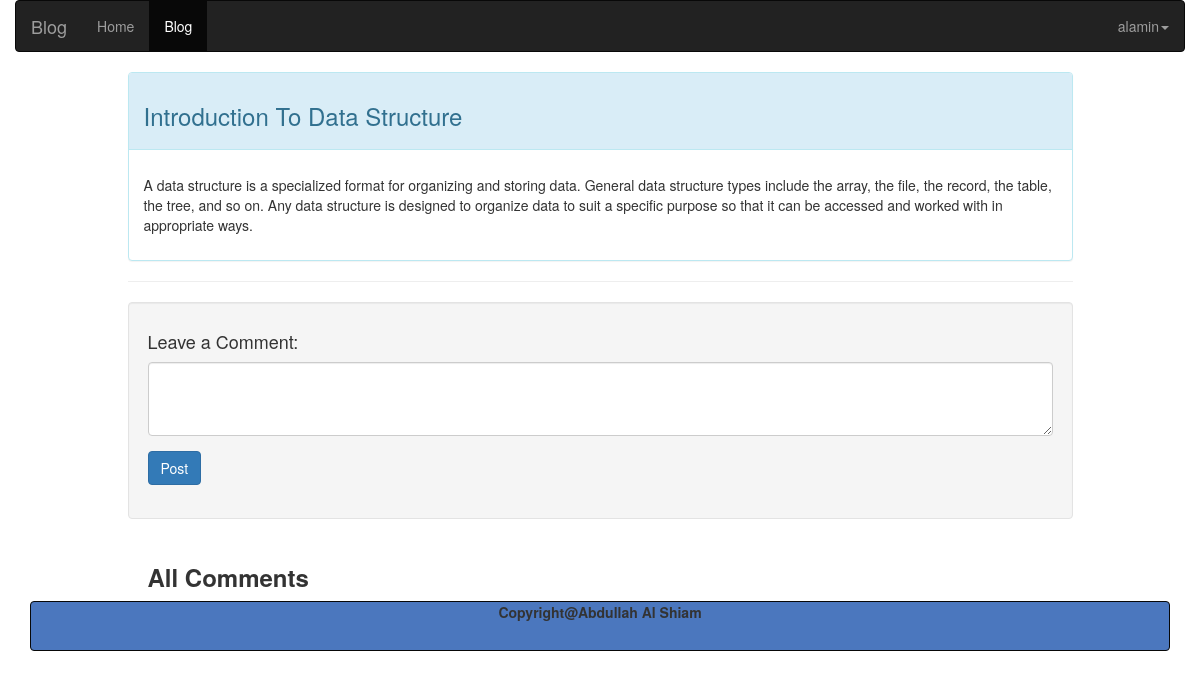
Page /?controller=posts&action=show&id=10 (signed in) on the earlier database version.
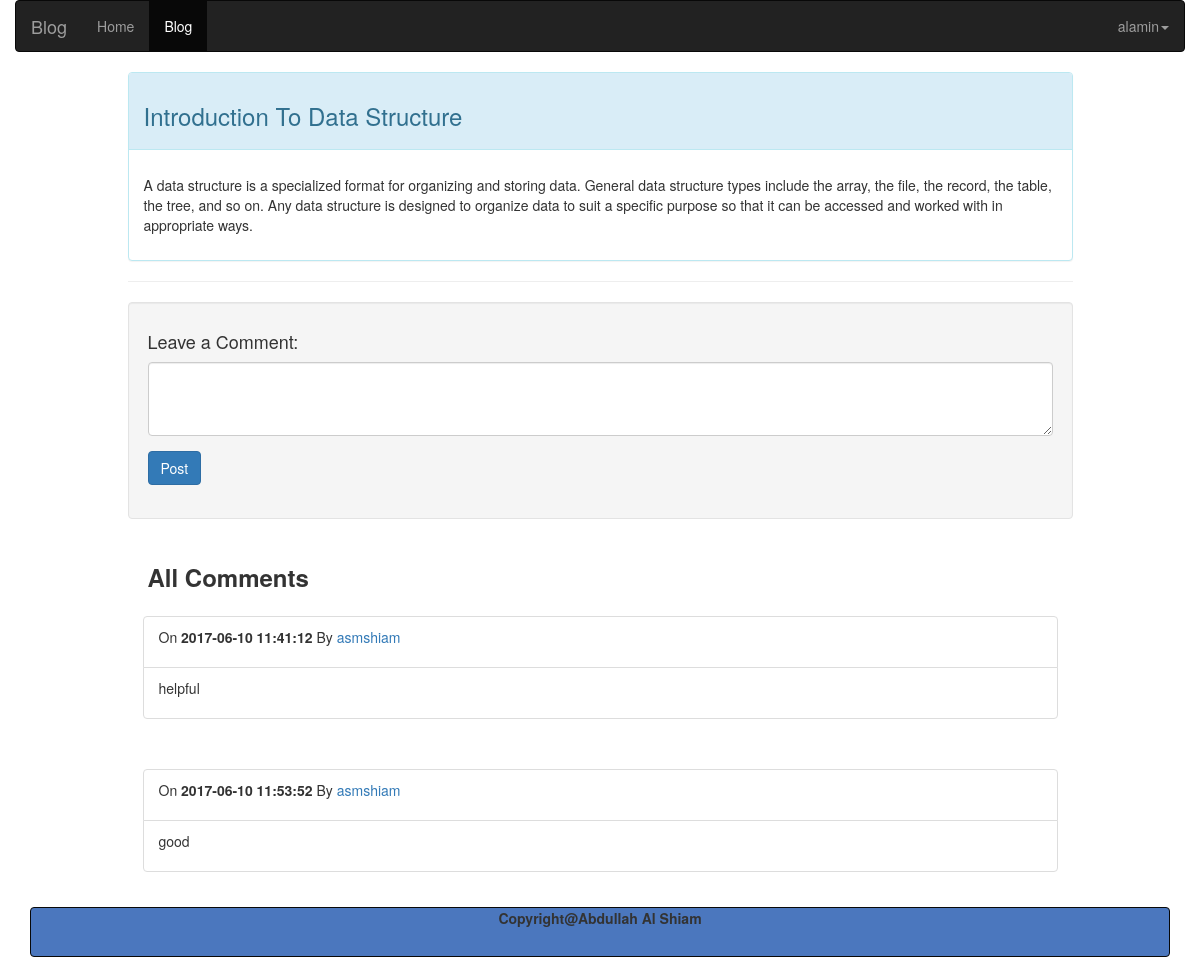
Same page on the later database version.
### tables this page shows
CREATE TABLE `comments` (
  `id` int(50) NOT NULL,
  `post_id` int(30) NOT NULL,
  `user_id` int(30) NOT NULL,
  `body` text NOT NULL,
  `created_date` datetime NOT NULL
);

CREATE TABLE `user` (
  `user_id` int(11) NOT NULL,
  `user_name` varchar(45) NOT NULL,
  `email` varchar(45) NOT NULL,
  `password` varchar(45) NOT NULL,
  `created_date` datetime NOT NULL
);

### controllers/posts_controller.php (called while the page is built, shortened)
<?php
  class PostsController {
    public function show() {
      $post = Model::find($_GET['id']);
      require_once('views/posts/show.php');
    }
  }
?>

### index.php (called while the page is built, shortened)
<?php
  require_once('views/layout.php');
?>

### models/model.php (called while the page is built, shortened)
<?php
  class Model {
    public static function find($id) {
      $db = mysqli_connect("localhost", "root", "", "simple_blog");
       $result =mysqli_query($db,"SELECT * FROM posts WHERE id='$id' ");
     if (mysqli_num_rows($result) == 0) {
        $message="There is no posts available";
    }
    else {
       $row = mysqli_fetch_assoc($result);
      return $row;
      }
    }
   public static function getUserNameByUserId($user_id)
  {
    $db = mysqli_connect("localhost", "root", "", "simple_blog");
    $sql = "SELECT user_name FROM `user` WHERE `user_id`='{$user_id}'";
    $result = mysqli_query($db, $sql);
       if (mysqli_num_rows($result) == 0) {
        $message="There is no posts available";
    }
    else {
     $row=mysqli_fetch_array($result);
    return $row;
      }
  }
   public static function Show_Comment($id) {
       $db = mysqli_connect("localhost", "root", "", "simple_blog");
       $result =mysqli_query($db,"SELECT * FROM comments WHERE post_id='$id' ");
     if (mysqli_num_rows($result) == 0) {
        $message="There is no posts available";
    }
    else {
    return $result;
      }
    }
  }
?>

### views/posts/show.php (the view, shortened to what this page needs)
 <?php
  $show_comment=Model::Show_Comment($_GET['id']);
  ?>
<div class="container">
<?php include 'header.php'; ?>
<div class="row">
<div class="col-md-10 col-md-offset-1">
<div class="panel panel-info">
  <div class="panel-heading">
    <h3><p><?php echo $post['title'];?></p></h3>
  </div>
  <div class="panel-body">
<p><?php echo $post['description']; ?></p>
  </div>
</div>
<hr>
<?php if (isset($_SESSION['user_name'])) {
 ?>
<div class="well">
      <h4>Leave a Comment:</h4>
       <form role="form" method="post" action="?controller=posts&action=show&id=<?php echo $_GET['id']; ?>" >
        <div class="form-group">
          <textarea class="form-control" rows="3" name="comment" required=""></textarea>
       </div>
        <input type="submit" name="post" value="Post" class="btn btn-primary"></input>
        </form>
        </div>
        <?php } ?>
     <h3 style="padding-left: 20px; padding-top: 25px;"><b>All Comments</b></h3>
         <?php if (isset($_SESSION['post_success'])) {
         while($show_comments=mysqli_fetch_array($show_comment)) {
           $userid=$show_comments['user_id'];
          $getusername=Model::getUserNameByUserId($userid);
          ?>
        <div class="panel-body">
					<div class="list-group">
						<div class="list-group-item">
							<p>On <strong><?php echo $show_comments['created_date']; ?></strong> By <a href=""><?php echo $getusername[0]; ?></a></p>
						</div>
						<div class="list-group-item">
							<p><?php echo $show_comments['body']; ?></p>
						</div>
					</div>
				</div>
				<?php } } ?>
</div>
</div>
 <footer>
  <nav class="navbar navbar-default navbar-inverse" style="background-color: #4B77BE;" role="navigation">
      <p class="text-center"><b>Copyright@Abdullah Al Shiam</b></p>
    </nav>
    </footer>
</div>

Differences in the rows shown:
added comments: created_date "2017-06-10 11:41:12", user.user_name "asmshiam", body "helpful"
added comments: created_date "2017-06-10 11:53:52", user.user_name "asmshiam", body "good"
